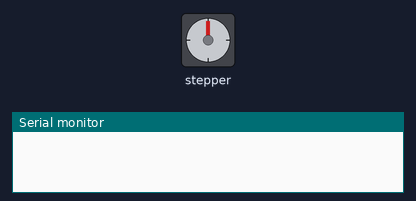
Bench run of a sketch on a simulated Arduino Uno, built with avr-gcc and run on an emulated ATmega328P. Shown: stepper motor, the last lines printed to the serial monitor. Stepper angles assume 2048 steps per turn.

Above: at 1.05 s.
At 2.3 s:
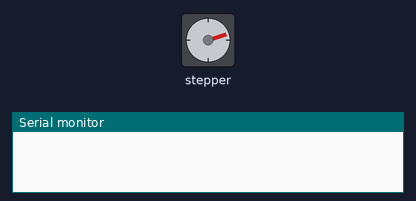
At 4.55 s:
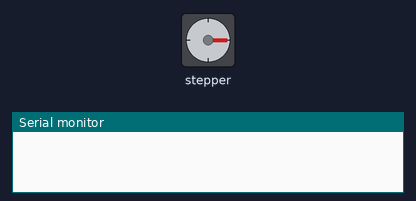
At 8.15 s:
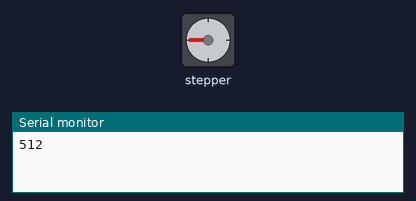
Timing chart, 0 to 10.3 s (numbered marks = the images above):
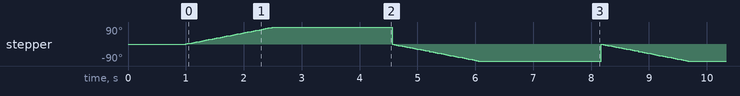

The sketch:

moteur-pp-class.ino
```cpp
#include "Stepper.h"

const int stepsPerRevolution = 2048;
// Câblage:
// Broche 5 à IN1 sur le pilote ULN2003
// Broche 6 à IN2 sur le pilote ULN2003
// Broche 7 à IN3 sur le pilote ULN2003
// Broche 8 à IN4 sur le pilote ULN2003
#define droite 2048 / 4
#define gauche -2048 / 4
int count = 0;
Stepper myStepper(stepsPerRevolution, 4, 6, 5, 7); // in1 in3 in2 in4

void setup()
{
  Serial.begin(9600);
  myStepper.setSpeed(10);
  //myStepper.step(200);//setup la pos de depart : position horizontal
  delay(1000);
}

void loop()
{
  move(myStepper, stepsPerRevolution, droite, count);//rouhe haut
  delay(2000);
  Serial.println(count);
  reset(myStepper, stepsPerRevolution, count);//re horizon
  delay(2000);
  Serial.println(count);
  move(myStepper, stepsPerRevolution, gauche, count);//vert haut
  delay(2000);
  Serial.println(count);
  reset(myStepper, stepsPerRevolution, count);
  delay(2000);
  Serial.println(count);
}

void move(Stepper moteur, int steprev, int nb_step, int cnt)
{
  count = (cnt + nb_step) % steprev;
  moteur.step(nb_step); // nombre de pas
  delay(50);
}

void reset(Stepper moteur, int steprev, int cnt)
{
  if (cnt > 0)
  {
    moteur.step(-cnt);
    delay(50);
  }
  else if (cnt < 0)
  {
    moteur.step(-cnt);
    delay(50);
  }
  count = 0;
  // nombre de pas
  delay(50);
}
```
